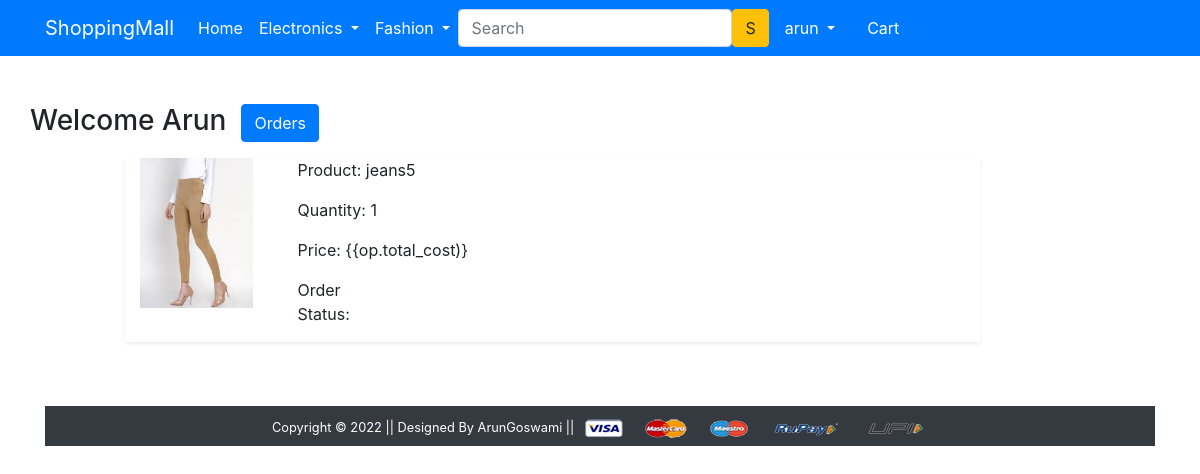
Screenshot of /orders/ (signed in) with the database file from the repository.
### app/models.py (models this page shows, shortened)
class OrderPlaced(models.Model):
    user = models.ForeignKey(User, on_delete=models.CASCADE)
    customer = models.ForeignKey(Customer, on_delete=models.CASCADE)
    product = models.ForeignKey(Product, on_delete=models.CASCADE)
    order_date = models.DateTimeField(auto_now_add=True)
    quantity = models.PositiveIntegerField(default=1)

class Product(models.Model):
    title = models.CharField(max_length=255)
    selling_price = models.FloatField()
    discounted_price = models.FloatField()
    description = models.TextField()
    brand = models.CharField(max_length=30)
    category = models.CharField(max_length=2, choices=CATAGORY_CHOICE)
    product_image = models.ImageField(upload_to='productimg')

### app/views.py (the view)
# urls.py: path('orders/', views.orders, name='orders'),
def orders(request):
    op = OrderPlaced.objects.filter(user=request.user)
    return render(request, 'app/orders.html',{'order_placed':op})

### app/templates/app/orders.html (shortened to what this page needs)
{% extends 'app/base.html' %}
{% load static %}
{% block main-content %}
<div class="container my-5">
    <div class="row">
        <h3>Welcome <span class="text-capitalize">{{request.user}}</span></h3>
        <div class="col-sm-2 border-end">
            <ul class="list-unstyled">
                <li class="d-grid"><a href="{% url 'orders' %}" class="btn btn-primary">Orders</a></li>
            </ul>
        </div>
        <div class="col-sm-9 offset-sm-1">
            {% for op in order_placed %}
            <div class="row shadow-sm mb-3">
                <div class="col-sm-2">
                    <img src="{{op.product.product_image.url}}" alt="" srcset="" class="img-fluid" height="150"
                        width="150">
                </div>
                <div class="col-sm-7">
                    <div class="col-sm-7">
                        <p>Product: {{op.product.title}}</p>
                        <p>Quantity: {{op.quantity}}</p>
                        <p>Price: {{op.total_cost)}</p>
                    </div>
                    <div class="col-sm-3 fw-bold">
                        <p>Order Status: {{op.status}}</p>
                    </div>
                </div>
                {% endfor %}
            </div>
        </div>
    </div>
    {% endblock main-content %}

### app/templates/app/base.html (shortened to what this page needs)
<!doctype html>
{% load static %}
<html lang="en">
  <head>
    <link rel="stylesheet" href="https://stackpath.bootstrapcdn.com/bootstrap/4.4.1/css/bootstrap.min.css">
    <link rel="stylesheet" href="{% static 'app/css/owl.carousel.min.css' %}">
    <link rel="stylesheet" href="{% static 'app/css/all.min.css' %}">
    <link rel="stylesheet" href="{% static 'app/css/style.css' %}">
  </head>
  <body>
    <nav class="navbar navbar-expand-lg navbar-dark bg-primary">
     <div class="container">
       <a class="navbar-brand" href="/">ShoppingMall</a>
       <div class="collapse navbar-collapse" id="navbarSupportedContent">
         <ul class="navbar-nav me-auto mb-2 mb-lg-0">
           <li class="nav-item">
             <a class="nav-link active" aria-current="page" href="/">Home</a>
           </li>
           <li class="nav-item dropdown">
             <a class="nav-link dropdown-toggle text-white" href="#" id="electronicsDropdown" role="button" data-bs-toggle="dropdown" aria-expanded="false">
               Electronics
             </a>
           </li>
           <li class="nav-item dropdown">
             <a class="nav-link dropdown-toggle text-white" href="#" id="fashionDropdown" role="button" data-bs-toggle="dropdown" aria-expanded="false">
               Fashion
             </a>
           </li>
         </ul>
         <form class="d-flex">
           <input class="form-control me-2" type="search" placeholder="Search" aria-label="Search">
           <button class="btn btn-warning" type="submit">S</button>
         </form>
         <div>
          <ul class="navbar-nav me-auto mb-2 mb-lg-0">
            {% if request.user.is_authenticated %}
           <li class="nav-item dropdown mx-2">
              <a class="nav-link dropdown-toggle text-white" href="#" id="profileDropdown" role="button" data-bs-toggle="dropdown" aria-expanded="false">
                {{request.user}}
              </a>
            </li>
            <li class="nav-item mx-2">
             <a href="{% url 'showcart' %}" class="nav-link text-white">Cart </a>
            </li>
            {% endif %}
          </ul>
         </div>
       </div>
     </div>
    </nav>
    {% block main-content %} {% endblock main-content %}
    <footer class="container-fluid bg-dark text-center p-2 mt-5">
        <small class="text-white">Copyright &copy; 2022 || Designed By ArunGoswami || </small>
        <img src="{% static 'app/images/payment.png' %}" alt="" srcset="" class="img-fluid" height="2px">
    </footer>
  </body>
</html>

### rows the page displays
OrderPlaced: product.product_image (picture), product "jeans5", quantity "1"

### other values shown
{{ request.user }} "arun"
{{ request.user }} "Arun"
